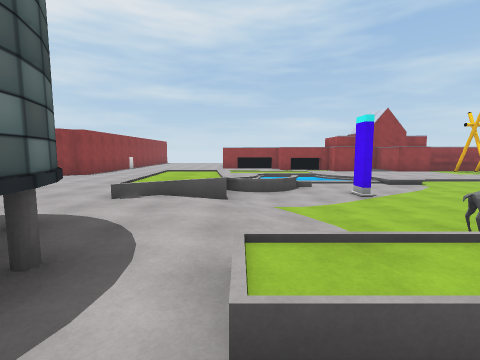
[1] (above)

22 first-person views from a walk through a 3-D level made in the Unity game engine. The camera is 1.5 m above the floor, tilts 6° down and sees 85° across. The floor is counted in squares, 2 m on a side. Each view is taken from the middle of a square. On the plan, view 1 faces up. The plan holds only what a view shows up to about 9 squares ahead; the rest is blank. The place goes on beyond the plan. The player is left out. Some surface patterns are stand-ins.

[2]
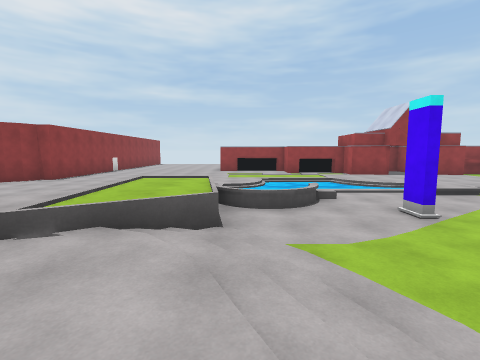

[3]
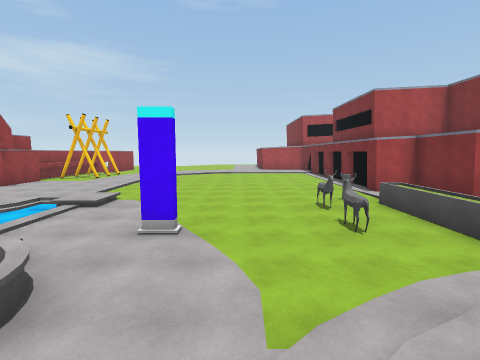

[4]
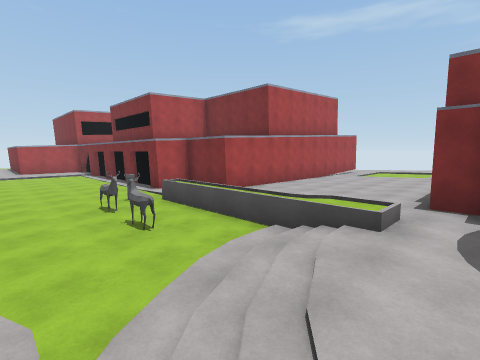

[5]
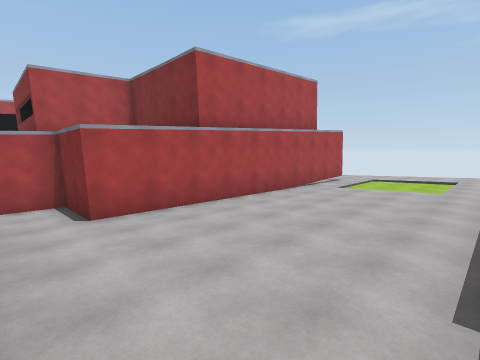

[6]
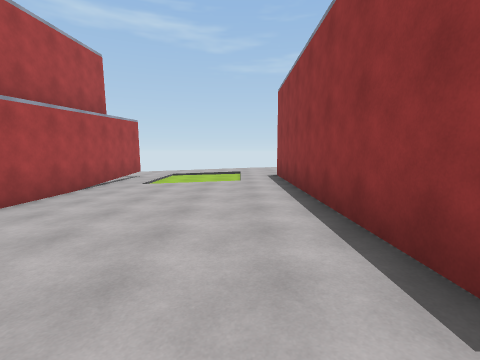

[7]
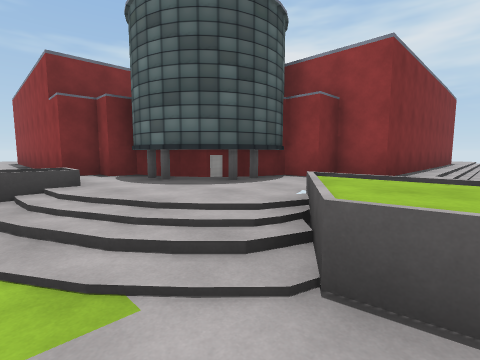

[8]
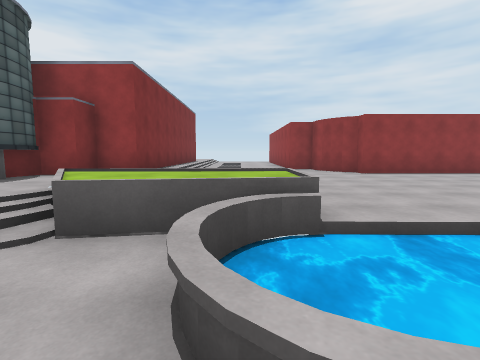

[9]
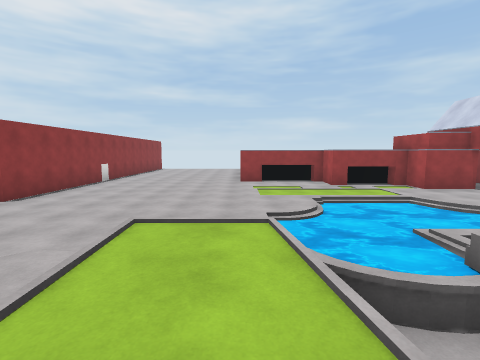

[10]
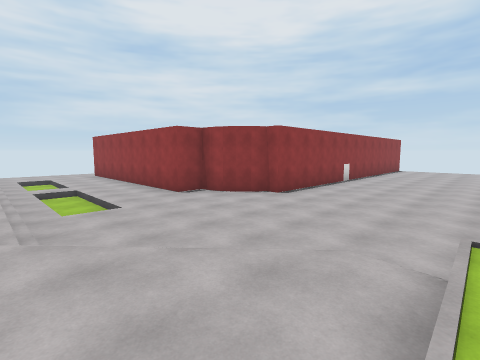

[11]
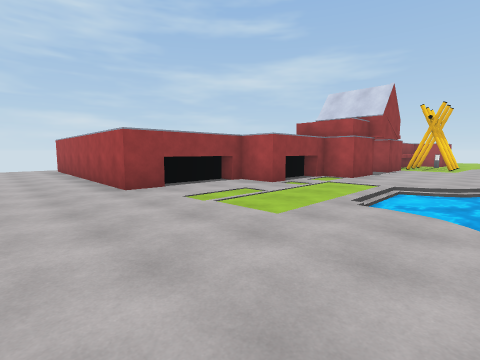

[12]
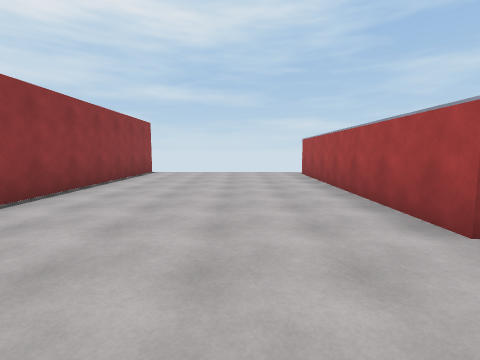

[13]
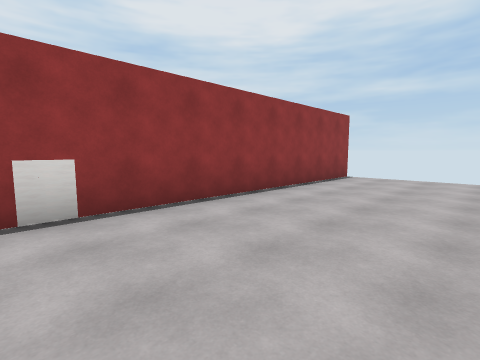

[14]
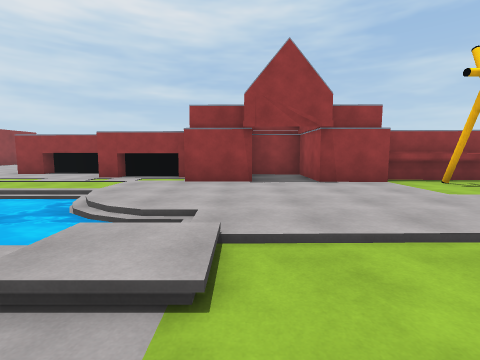

[15]
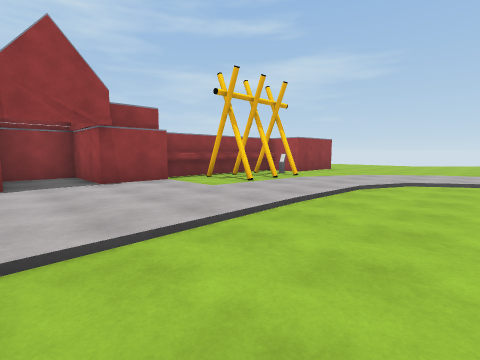

[16]
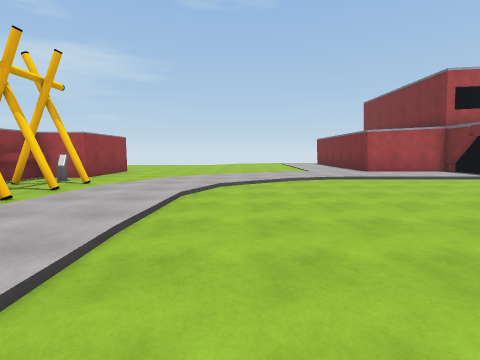

[17]
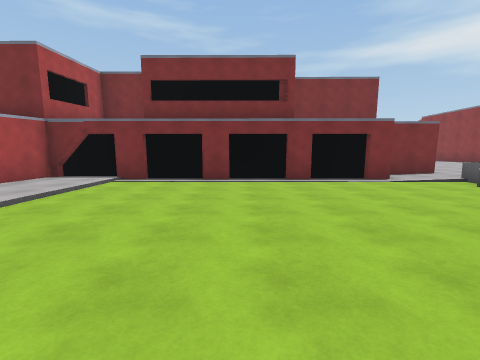

[18]
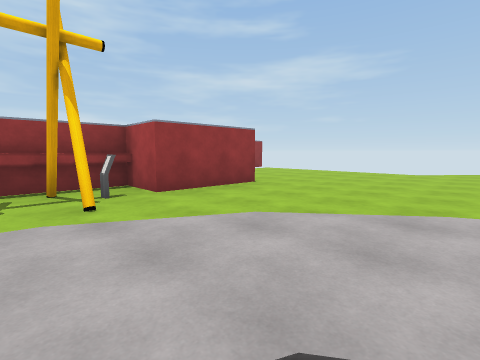

[19]
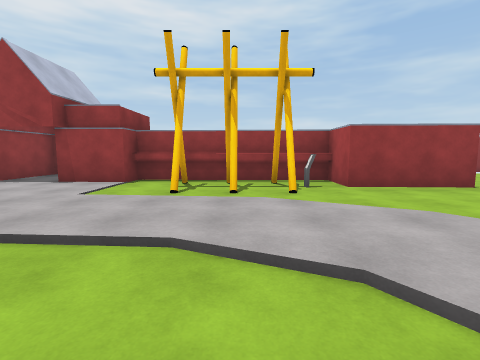

[20]
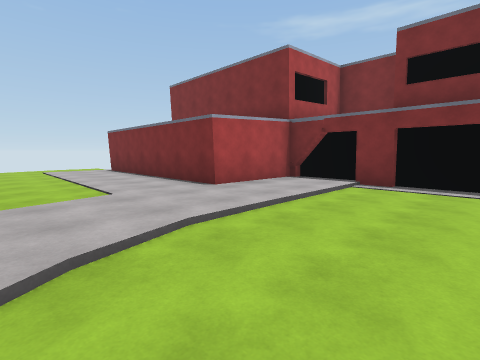

[21]
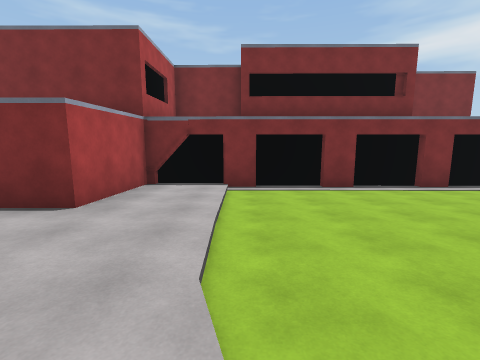

[22]
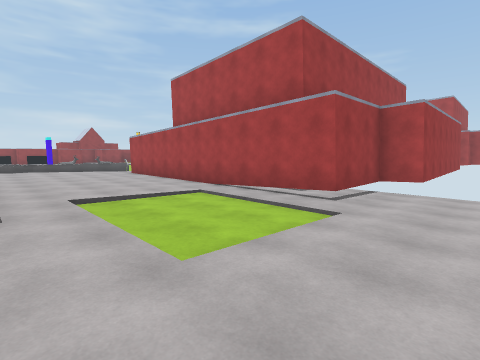

### Floor plan
Key: @ floor where view 1 was taken; # wall or solid block; . main floor; : floor 0.25 m higher than the main floor; - floor 0.25 m lower than the main floor; + floor 0.75 m higher than the main floor; / step, stairs or slope; ≈ water the walk keeps out of; ^ raised ledge; O other object.
Columns run from 9 left of view 1 to 16 right of it. Each row starts with its distance up from view 1.
 23   #....
 22   #......#
 21   #......#
 20   #......#
 19   #.....##
 18   #.....#
 17   #.....#
 16   #.....#####
 15   #.........######
 14   #.........####.########
 13   #......----.##.##-OOO-##
 12   #......----......-OOO---
 11  ##.......≈≈≈........-----
 10 ##--------≈≈≈≈/.........--
  9 #--------≈≈≈≈≈.///////..--
  8 -------//≈≈/--//------/..-
  7 //---///+≈^------------/..
  6 //--/::/+---#----------/..
  5 ////::://---------------..
  4 #####::///--------------..
  3     ###:::/-O-O---------..
  2      ###::/----#--------..
  1        #://////---------.#
  0        ##@::...-##########
 -1         #:::..###
 -2         #:::..#
 -3         #:::..#
 -4         #:::..#
 -5         #:::..#
 -6         #:::..#
 -7         #:///.#
 -8         #:/...#
 -9          :/...####
-10          :/....--#
-11          :::...--#
-12          :::...--

Where each view was taken, in squares from view 1:
view 1: 0 up, 0 right, facing up
view 2: 2 up, 0 right, facing up
view 3: 5 up, 1 left, facing right
view 4: 5 up, 1 left, facing down-right
view 5: 1 up, 0 right, facing down-right
view 6: 0 up, 1 right, facing down
view 7: 6 up, 1 right, facing down-left
view 8: 7 up, 2 right, facing left
view 9: 5 up, 1 left, facing up
view 10: 5 up, 2 left, facing up-left
view 11: 10 up, 3 left, facing up-right
view 12: 13 up, 3 left, facing up
view 13: 15 up, 3 left, facing up-left
view 14: 7 up, 6 right, facing up
view 15: 7 up, 6 right, facing up-right
view 16: 8 up, 7 right, facing right
view 17: 8 up, 11 right, facing down
view 18: 8 up, 12 right, facing up-right
view 19: 7 up, 12 right, facing up
view 20: 7 up, 12 right, facing down-right
view 21: 7 up, 14 right, facing down
view 22: 12 down, 0 right, facing up-right
